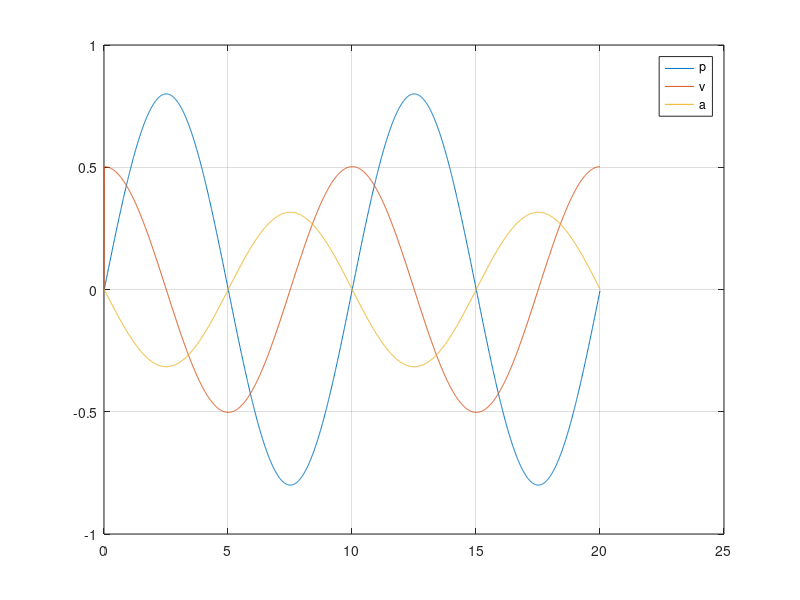

Write MATLAB code to recreate this figure.
clc; clear; close all;

g = 9.81; 
z_w = 0.8; %m
T_w = 10; %s
n_sh = 3;
i_g = 46; 
m_pl = 9000; %kg
d_D = 0.45; %m
mu_eq = 0.15; 
omega_0 = 5; %rad/s



% max motor moment
omega_M = 4500*2*pi/60; % from motor catalouge
Mmax  = m_pl*g*d_D/(2*n_sh*2*i_g)*(1+mu_eq*tanh(omega_M/omega_0)); %Nm

t = 0;
dt = 1e-2;
counter = 1;
while t <20
zp =z_w*sin(2*pi*t/T_w);
v = 2*pi*z_w*cos(2*pi*t/T_w)/T_w;
a = -4*pi^2*z_w*sin(2*pi*t/T_w)/ T_w^2;
counter = counter+1;
t = t+dt;
zpplot(counter)=zp;
vplot(counter)=v;
aplot(counter)=a;
tplot(counter) = t;
end
plot(tplot,zpplot)

hold on 
plot(tplot, vplot)
hold on
plot(tplot,aplot)
legend('p','v', 'a')
grid;
a_max = max(aplot);

p = 210e+5; %N/m^2
Qmax = 200*6e-4; %m^3/sek
ro = 875; %kg/m^3

% Step 6:   select motor: 
%hydraulic check: D> 2piMmax/p
Hyd_check = 2*pi*Mmax/p *1e+6; %cm^3
% choose a motor with D > 24.8cm^3
D = 28.1e-6; %m^3


% step 7:    select pump:
% max motor speed = 128 rpm (from jacobs script)
Q_max = 128*D *1e+3; % l/min
% = 3.6 l/min, very low, but might be right considering the low motorspeed
% select the smallest pump: 63l/min and 235 bar
%assume 10bar drop across the servo valve (based on lectures)
% ==> pressure at the motor inlet is 225 bar:

deltap = 215e+5; % N/m2 pressure drop across the motor
Mm = D*deltap/(2*pi);
% this gives a moment of 96.2 N/m with the selected pump. 



% Jeff Calculations (from Ali's sim class lecture 3), Dont think this is nessesary:
dd = 0.45; %diameter drum
rd = dd/2; %raduis of the drum
Jm = 0.0012; %inertia motor from motor size 28
mdrum = 7850*rd^2*pi*0.1; %kg/m³*pi*rdrum^2*h, ASSUMED THICKNESS OF THE DRUM AND MATERIAL DENSITY
Jd = 0.5*mdrum*rd^2 ; %inertia drum, NOT GIVEN BUT ASSUMED 
ig = 46; %gb ratio
m = 9000;%wight mass
Jeff = Jm + Jd/((ig+2*n_sh)^2) + (m*rd^2)/((ig+2*n_sh)^2)
Jeff_siplified = Jm



%TOTAL COST CALCULATIONS:

%Motor cost factor: 
w_m = 2; % [-] Factor, given in task
D_mMax = 1000; %[cm^3/rev]
D_m = 28.1; %[cm^3(/rev)], FRAM DATASHEET size 28, CHANGE IF NESSESARY, SAME UNIT AS ABOVE D_mMax
C_m = w_m*(1+D_m/D_mMax); %Cost motor

%Servo Valve cost factor:
n_sv = 1; % [-] Number of servo valves
w_sv = 2.5;%[-] Factor, given in task 
Q_nlMax = 200;% [l/min]
Q_nl = 200; %[l/min] %flow no load, CHANGE IF NESSESARY, SAME UNIT AS ABOVE Q_nlMax
C_sv = w_sv*n_sv*(1+Q_nl/Q_nlMax)

%Hydraulic Power Unit:
n_HPU = 1; % [-], Number of HPUs
w_HPU = 3;%[-] Factor, given in task
P_HPUmax = 132; %kW

% IKKE FERDIG 



